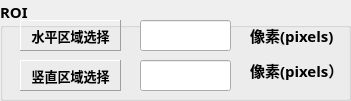
   <widget class="QGroupBox" name="groupBox_7">
    <property name="geometry">
     <rect>
      <x>460</x>
      <y>820</y>
      <width>351</width>
      <height>101</height>
     </rect>
    </property>
    <property name="font">
     <font>
      <family>SimSun-ExtB</family>
      <pointsize>11</pointsize>
      <weight>75</weight>
      <bold>true</bold>
     </font>
    </property>
    <property name="autoFillBackground">
     <bool>true</bool>
    </property>
    <property name="title">
     <string>ROI</string>
    </property>
    <widget class="QLabel" name="label_16">
     <property name="geometry">
      <rect>
       <x>20</x>
       <y>20</y>
       <width>101</width>
       <height>31</height>
      </rect>
     </property>
     <property name="font">
      <font>
       <family>Adobe Arabic</family>
       <pointsize>10</pointsize>
      </font>
     </property>
     <property name="frameShape">
      <enum>QFrame::Panel</enum>
     </property>
     <property name="frameShadow">
      <enum>QFrame::Raised</enum>
     </property>
     <property name="text">
      <string>水平区域选择</string>
     </property>
     <property name="alignment">
      <set>Qt::AlignCenter</set>
     </property>
    </widget>
    <widget class="QLineEdit" name="lineEdit_2">
     <property name="geometry">
      <rect>
       <x>140</x>
       <y>20</y>
       <width>91</width>
       <height>31</height>
      </rect>
     </property>
     <property name="text">
      <string/>
     </property>
     <property name="maxLength">
      <number>1980</number>
     </property>
    </widget>
    <widget class="QLabel" name="label_17">
     <property name="geometry">
      <rect>
       <x>250</x>
       <y>20</y>
       <width>91</width>
       <height>31</height>
      </rect>
     </property>
     <property name="text">
      <string>像素(pixels)</string>
     </property>
    </widget>
    <widget class="QLabel" name="label_18">
     <property name="geometry">
      <rect>
       <x>20</x>
       <y>60</y>
       <width>101</width>
       <height>31</height>
      </rect>
     </property>
     <property name="font">
      <font>
       <family>Adobe Arabic</family>
       <pointsize>10</pointsize>
      </font>
     </property>
     <property name="frameShape">
      <enum>QFrame::Panel</enum>
     </property>
     <property name="frameShadow">
      <enum>QFrame::Raised</enum>
     </property>
     <property name="text">
      <string>竖直区域选择</string>
     </property>
     <property name="alignment">
      <set>Qt::AlignCenter</set>
     </property>
    </widget>
    <widget class="QLineEdit" name="lineEdit_3">
     <property name="geometry">
      <rect>
       <x>140</x>
       <y>60</y>
       <width>91</width>
       <height>31</height>
      </rect>
     </property>
     <property name="text">
      <string/>
     </property>
     <property name="maxLength">
      <number>1080</number>
     </property>
    </widget>
    <widget class="QLabel" name="label_23">
     <property name="geometry">
      <rect>
       <x>250</x>
       <y>60</y>
       <width>91</width>
       <height>21</height>
      </rect>
     </property>
     <property name="text">
      <string>像素(pixels）</string>
     </property>
    </widget>
    <widget class="QRadioButton" name="radioButton_2">
     <property name="geometry">
      <rect>
       <x>210</x>
       <y>110</y>
       <width>121</width>
       <height>16</height>
      </rect>
     </property>
     <property name="text">
      <string>自适应</string>
     </property>
     <property name="checked">
      <bool>false</bool>
     </property>
    </widget>
    <widget class="QRadioButton" name="radioButton_3">
     <property name="geometry">
      <rect>
       <x>70</x>
       <y>110</y>
       <width>121</width>
       <height>16</height>
      </rect>
     </property>
     <property name="text">
      <string>按照设定值</string>
     </property>
     <property name="checked">
      <bool>true</bool>
     </property>
    </widget>
   </widget>
